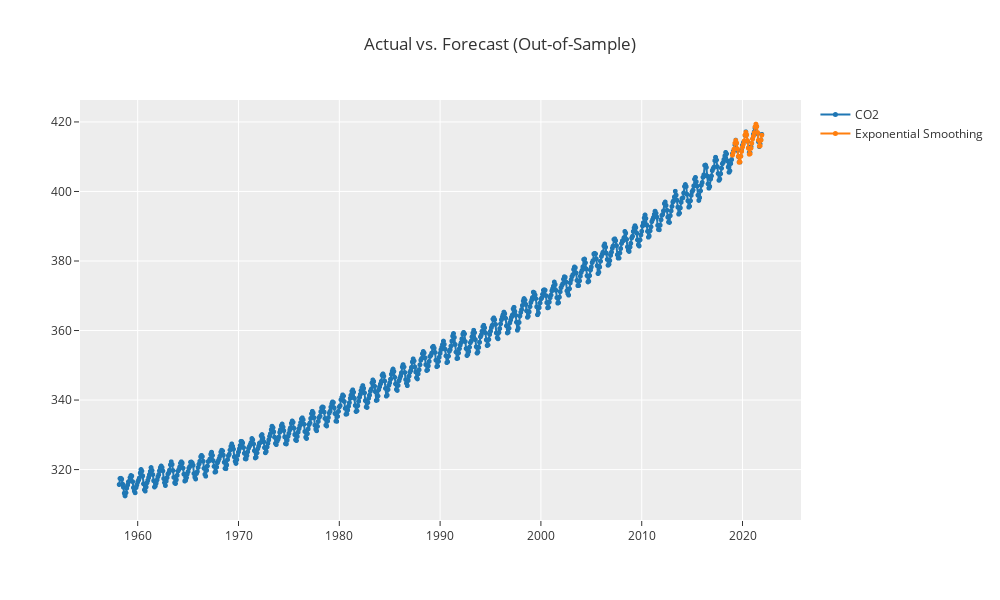

Source (notebook cell):
### Markdown cell above
### Plotting the Model

### Code cell
fig_kwargs={'renderer': 'jupyterlab',
            'height': 600, 'width': 1000}

plot_model(model, 'forecast', fig_kwargs = fig_kwargs)

### Figure 1 — Plotly figure (JSON) as saved in the notebook; plotly's stock layout.template omitted (floating-point values rounded to 4 significant figures; data arrays with more than 128 entries replaced by an {"elided": "..."} marker saying what was removed)
{"data": [{"line": {"color": "rgb(31, 119, 180)", "width": 2}, "marker": {"color": "rgb(31, 119, 180)", "size": 5}, "mode": "lines+markers", "name": "CO2", "type": "scattergl", "x": {"elided": "766 str values"}, "xaxis": "x", "y": {"elided": "766 float values"}, "yaxis": "y"}, {"line": {"color": "rgb(255, 127, 14)", "width": 2}, "marker": {"color": "rgb(255, 127, 14)", "size": 5}, "mode": "lines+markers", "name": "Exponential Smoothing", "type": "scattergl", "x": {"elided": "766 str values"}, "xaxis": "x", "y": {"elided": "766 float values"}, "yaxis": "y"}], "layout": {"autosize": false, "height": 600, "showlegend": true, "title": {"text": "Actual vs. Forecast (Out-of-Sample)"}, "width": 1000, "xaxis": {"anchor": "y", "autorange": true, "domain": [0, 1], "range": ["1954-04-09 08:51:34.9118", "2025-10-22 15:08:25.0882"], "type": "date"}, "yaxis": {"anchor": "x", "autorange": true, "domain": [0, 1], "range": [305.5, 426.3], "type": "linear"}}}
